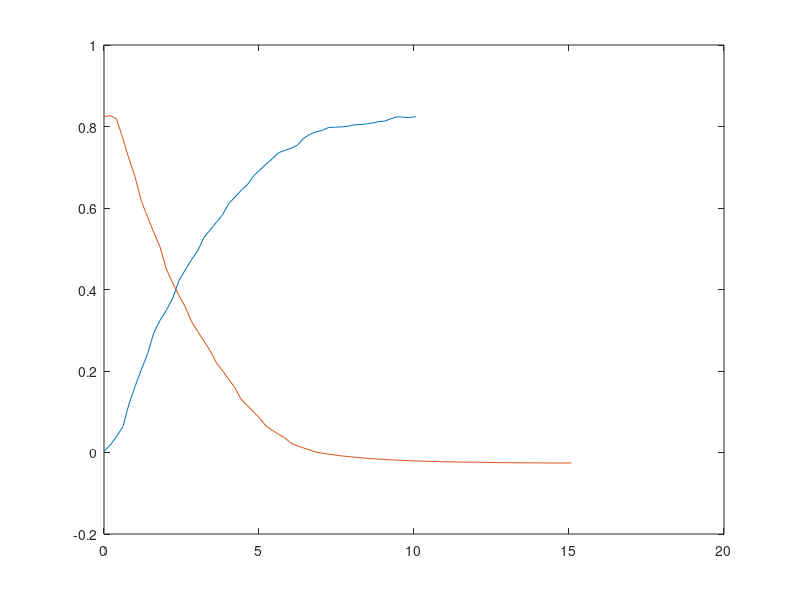

MATLAB code for this plot: (Note: this script raises an error after producing the figure.)
clear all; close all; clc

load 3W_air_length.mat

%% Inputs 
close all; clc

% load input force ("force") and time ("time)
load 3W_air_response.mat;
input_force = force / 1000; % N
input_t = time - time(1); % sec
data_freq = time(3) - time(2);

% slice the data into heating and cooling
power_on_t = 4.3;
power_off_t = 14.3;
% power_off_t = 6;
power_on_idx = cast(power_on_t/data_freq, "uint8");
power_off_idx = cast(power_off_t/data_freq, "uint8");

heating_t = input_t(power_on_idx:power_off_idx);
heating_t = heating_t - heating_t(1);
heating_force = input_force(power_on_idx:power_off_idx);

cooling_t = input_t(power_off_idx:end);
cooling_t = cooling_t - cooling_t(1);
cooling_force = input_force(power_off_idx:end);

plot(heating_t, heating_force)
hold on
plot(cooling_t, cooling_force)


%% T1 Thruster Configuration
close all; clc

b_origami = 300; % damper (N*s/m) - currently a total guess
m_cap = 0.015; % mass (kg)
k_origami = 98.1; % spring (N/m) - 0.004" plastic
% k_origami = 18.25 % spring (N/m) - 0.002" plastic
k_tca = 6*25.4; % (N/m) - spring constant of TCAs between 0-4mm, becomes more nonlinear after that
b_tca = k_tca; % In water, cooling time constant = 1 (tau = B/K)

% Set up the state matrices
A = [-b_origami/m_cap, -1/m_cap; k_origami, 0];
B = [1/m_cap; 0];
C = [0, 1/k_origami; 1, 0];
D = [0; 0];

%% Solve with STEP
% close all; clc
% 
% sys = ss(A, B, C, D);
% step_tfinal = 20;
% [y_step, t_step] = step(sys, tfinal);
% plot(t_step, y_step)

%% Solve with ODE45 
% (should be the same as above if x0=[0,0] and f=[1])
close all; clc

% Heating response
x0 = [0; 0];
tfinal = 5.5;
tspan = [0, tfinal];

% find the state variables (x)
tca_num = 4;
[t_heating,x_heating] = ode45(@(t,x) odefcn_heating(t,x,m_cap,b_origami,k_origami,heating_force,heating_t,tca_num), tspan, x0);

% use the state variables (x) to find the output variables (y)
sz = size(x_heating); 
y_heating = zeros(sz); 
y_heating(:,1) = (1/k_origami)*x_heating(:,2); % displacement of the mass
y_heating(:,2) = x_heating(:,1); % velocity of the mass

% Cooling response
x0 = [x_heating(end,1); -x_heating(end,2); x_heating(end,2)]; % assuming F_tca = -F_origami at t=0
tfinal = 10;
tspan = [0, tfinal];

% find the state variables (x)
[t_cooling, x_cooling] = ode45(@(t,x) odefcn_cooling(t, x, m_cap, b_origami, k_origami, b_tca, k_tca), tspan, x0);

% use the state variables (x) to find the output variables (y)
sz = size(x_cooling); 
y_cooling = zeros(sz); 
y_cooling(:,1) = (1/k_origami)*x_cooling(:,3); % displacement of the mass
y_cooling(:,2) = x_cooling(:,1); % velocity of the mass

% compare to real data
load 3W_air_length.mat
y = Displacement; % mm
t = Time - Time(1); % sec
data_freq = Time(3) - Time(2);

figure
subplot(2,2,1)
plot(t_heating, y_heating(:,1)*1000)
hold on
plot(t, 66-y)
xlabel("Time (sec)")
ylabel("X_{mass} (mm)")
title("Displacement of Cap: Contraction")
legend("Model", "Data")

subplot(2,2,2)
plot(t_heating, y_heating(:,2)*1000)
xlabel("Time (sec)")
ylabel("V_{mass} (mm/s)")
title("Velocity of Cap: Contraction")

subplot(2,2,3)
plot(t_cooling, y_cooling(:,1)*1000)
xlabel("Time (sec)")
ylabel("X_{mass} (mm)")
title("Displacement of Cap: Expansion")

subplot(2,2,4)
plot(t_cooling, y_cooling(:,2)*1000)
xlabel("Time (sec)")
ylabel("V_{mass} (mm/s)")
title("Velocity of Cap: Expansion")

%% Animation
p.srl = 0.04;
% Position of end cap is just at zero for now
fixed_cap_pos = [zeros(size(y_heating(:,1))); zeros(size(y_cooling(:,1)));];

% Concatenation of heating and cooling positions
moving_cap_pos = [-y_heating(:,1)+p.srl ; -y_cooling(:,1)+p.srl];
t_all = [t_heating; t_cooling+t_heating(end)+0.0000001]; % Need to add the 0.0000001 to make the time values all unique for the interpolation in the animation

% Horizontally concatenation fixed end cap and front cap positions
X = [fixed_cap_pos moving_cap_pos];

% Animate
salp_no_fluids_animation(p,t_all,X,false,1);

%% Functions

function dxdt = odefcn_heating(t, x, m, b, k, input_force, input_t, tca_num)
    f_t = interp1(input_t, input_force, t, 'linear', 'extrap');
    dxdt = zeros(2,1);
    dxdt(1) = (-b/m)*x(1) + (-1/m)*x(2) + (1/m)*tca_num*f_t;
    dxdt(2) = k*x(1);
end

function dxdt = odefcn_cooling(t, x, m, b_origami, k_origami, b_tca, k_tca)
    dxdt = zeros(3,1);
    dxdt(1) = (-b_origami/m)*x(1) + (-1/m)*x(2) + (-1/m)*x(3);
    dxdt(2) = k_tca*x(1) + (-k_tca/b_tca)*x(2);
    dxdt(3) = k_origami*x(1);
end

function input_force = ft(f_in, t_in, t_desired)
    tol = 0.2;
    idx = find_index_near(t_in, t_desired, tol);
    input_force = f_in(idx);
end

function idx = find_index_near(vector, value, tol)
    idx = -100;
    for i = 1:length(vector)
        if abs(vector(i) - value) < tol
            idx = i;
            break
        end
    end
    if idx == -100
        disp("Could not find an index within the given tolerance")
    end
end